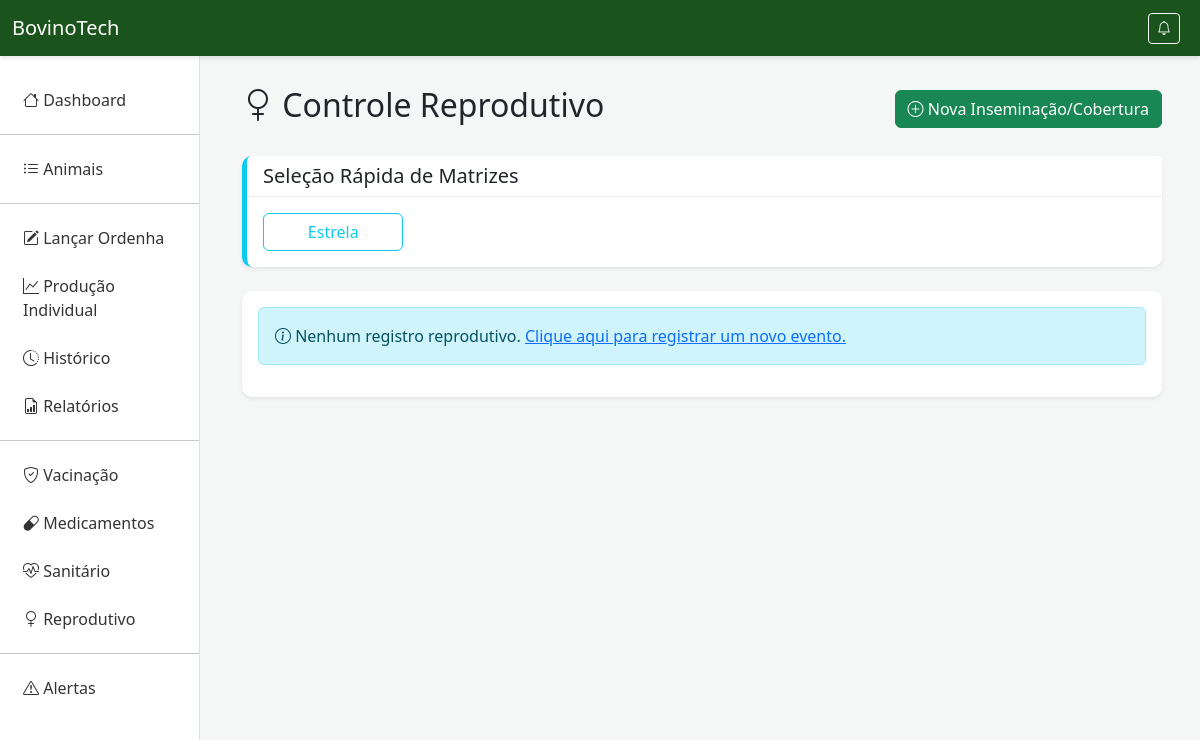
The app's page /reprodutivo/, older data.
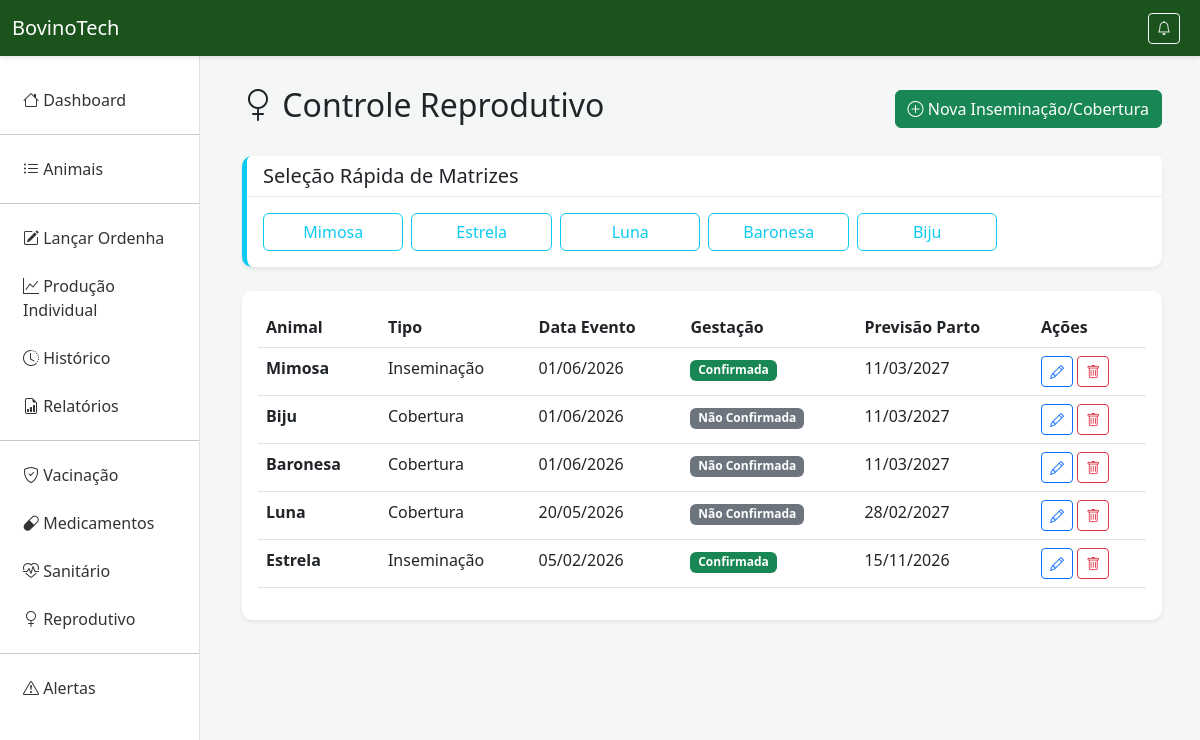
The same page, newer data.
### producao/models.py (models this page shows, shortened)
class Animal(models.Model):
    SEXO_CHOICES = [('M', 'Macho'), ('F', 'Fêmea')]
    identificacao = models.CharField(max_length=100, unique=True, verbose_name="Brinco/Nome")
    raca = models.CharField(max_length=100, verbose_name="Raça")
    data_nascimento = models.DateField(verbose_name="Data de Nascimento")
    sexo = models.CharField(max_length=1, choices=SEXO_CHOICES, verbose_name="Sexo")

class ControleReprodutivo(models.Model):
    TIPO_CHOICES = [('INS', 'Inseminação'), ('COB', 'Cobertura')]
    animal = models.ForeignKey(Animal, on_delete=models.CASCADE, limit_choices_to={'sexo': 'F'})
    tipo = models.CharField(max_length=3, choices=TIPO_CHOICES)
    data_evento = models.DateField()
    diagnostico_gestacao = models.BooleanField(default=False)
    previsao_parto = models.DateField(null=True, blank=True)

### producao/views.py (the view)
# urls.py: path('reprodutivo/', views.controle_reprodutivo, name='reprodutivo'),
def controle_reprodutivo(request):
    registros = ControleReprodutivo.objects.all().order_by('-data_evento')
    animais_femeas = Animal.objects.filter(sexo='F')
    return render(request, 'reprodutivo.html', {
        'registros': registros,
        'animais_femeas': animais_femeas
    })

### producao/templates/reprodutivo.html (shortened to what this page needs)
{% extends 'base.html' %}
{% block content %}
<div class="d-flex justify-content-between align-items-center mb-4">
    <h2><i class="bi bi-gender-female"></i> Controle Reprodutivo</h2>
    <a href="{% url 'criar_reprodutivo' %}" class="btn btn-success"><i class="bi bi-plus-circle"></i> Nova Inseminação/Cobertura</a>
</div>
<div class="card mb-4 shadow-sm border-start border-5 border-info">
    <div class="card-header bg-white">
        <h5 class="mb-0"> Seleção Rápida de Matrizes</h5>
    </div>
    <div class="card-body">
        <div class="row row-cols-2 row-cols-md-4 row-cols-lg-6 g-2">
            {% for animal in animais_femeas %}
            <div class="col">
                <a href="{% url 'criar_reprodutivo' %}?animal={{ animal.pk }}" class="btn btn-outline-info w-100 text-truncate" title="Registrar evento para {{ animal.identificacao }}">
                    {{ animal.identificacao }}
                </a>
            </div>
            {% empty %}
            <div class="col-12 text-muted">Nenhuma matriz (fêmea) cadastrada.</div>
            {% endfor %}
        </div>
    </div>
</div>
<div class="card shadow-sm">
    <div class="card-body">
        {% if registros %}
        <table class="table table-hover">
            <thead>
                <tr>
                    <th>Animal</th>
                    <th>Tipo</th>
                    <th>Data Evento</th>
                    <th>Gestação</th>
                    <th>Previsão Parto</th>
                    <th>Ações</th>
                </tr>
            </thead>
            <tbody>
                {% for r in registros %}
                <tr>
                    <td><strong>{{ r.animal.identificacao }}</strong></td>
                    <td>{{ r.get_tipo_display }}</td>
                    <td>{{ r.data_evento|date:"d/m/Y" }}</td>
                    <td>
                        {% if r.diagnostico_gestacao %}
                        <span class="badge bg-success">Confirmada</span>
                        {% else %}
                        <span class="badge bg-secondary">Não Confirmada</span>
                        {% endif %}
                    </td>
                    <td>{{ r.previsao_parto|date:"d/m/Y"|default:"-" }}</td>
                    <td>
                        <a href="{% url 'editar_reprodutivo' r.pk %}" class="btn btn-sm btn-outline-primary" title="Editar"><i class="bi bi-pencil"></i></a>
                        <a href="{% url 'deletar_reprodutivo' r.pk %}" class="btn btn-sm btn-outline-danger" title="Deletar"><i class="bi bi-trash"></i></a>
                    </td>
                </tr>
                {% endfor %}
            </tbody>
        </table>
        {% else %}
        <div class="alert alert-info" role="alert">
            <i class="bi bi-info-circle"></i> Nenhum registro reprodutivo. <a href="{% url 'criar_reprodutivo' %}">Clique aqui para registrar um novo evento.</a>
        </div>
        {% endif %}
    </div>
</div>
{% endblock %}

Row changes from the older to the newer data that the page shows:
added Animal: identificacao "Mimosa"
added Animal: identificacao "Luna"
added Animal: identificacao "Baronesa"
added Animal: identificacao "Biju"
added ControleReprodutivo: animal.identificacao "Mimosa", tipo "Inseminação", data_evento "01/06/2026", diagnostico_gestacao "Confirmada", previsao_parto "11/03/2027"
added ControleReprodutivo: animal.identificacao "Biju", tipo "Cobertura", data_evento "01/06/2026", diagnostico_gestacao "Não Confirmada", previsao_parto "11/03/2027"
added ControleReprodutivo: animal.identificacao "Baronesa", tipo "Cobertura", data_evento "01/06/2026", diagnostico_gestacao "Não Confirmada", previsao_parto "11/03/2027"
added ControleReprodutivo: animal.identificacao "Luna", tipo "Cobertura", data_evento "20/05/2026", diagnostico_gestacao "Não Confirmada", previsao_parto "28/02/2027"
added ControleReprodutivo: animal.identificacao "Estrela", tipo "Inseminação", data_evento "05/02/2026", diagnostico_gestacao "Confirmada", previsao_parto "15/11/2026"
Text that changed along with them:
text no longer shown: "Nenhum registro reprodutivo. Clique aqui para registrar um novo evento."
text now shown: "Animal Tipo Data Evento Gestação Previsão Parto Ações"
